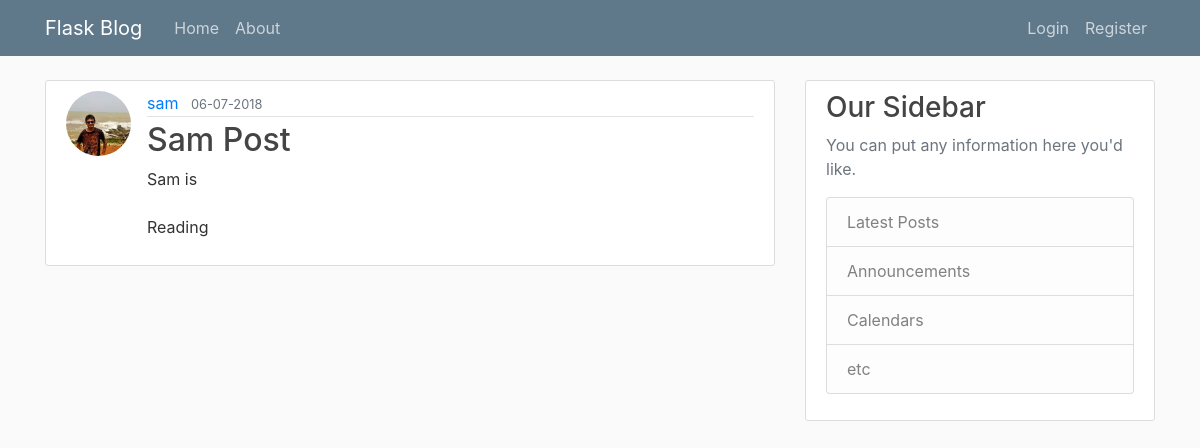
/post/1, run on an earlier commit of the app's database.
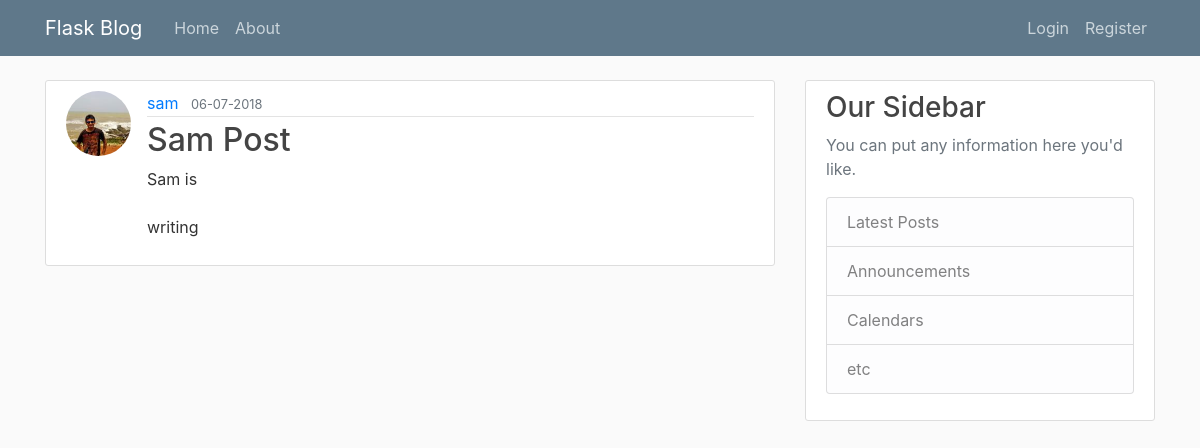
And on a later commit of the database.
### flaskblog/models.py (models this page shows, shortened)
class Post(db.Model):
	id = db.Column(db.Integer, primary_key=True)
	title = db.Column(db.String(100), nullable = False)
	date_posted = db.Column(db.DateTime, nullable = False, default = datetime.utcnow)
	content = db.Column(db.Text, nullable = False)
	user_id = db.Column(db.Integer, db.ForeignKey('user.id'), nullable = False)

### flaskblog/routes.py (the view)
@app.route("/post/<int:post_id>")
def post(post_id):
	post = Post.query.get_or_404(post_id)
	return render_template('post.html', title = post.title, post = post)

### flaskblog/templates/post.html (shortened to what this page needs)
{% extends 'layout.html' %}
{% block content %}
	<article class="media content-section">
    <img class="rounded-circle article-img" src="{{ url_for('static', filename = 'profile_pics/' + post.author.image_file )}}">
    <div class="media-body">
      <div class="article-metadata">
        <a class="mr-2" href="#">{{ post.author.username }}</a>
        <small class="text-muted">{{ post.date_posted.strftime('%d-%m-%Y') }}</small>
      </div>
      <h2><a class="article-title">{{ post.title }}</a></h2>
      <p class="article-content">{{ post.content }}</p>
    </div>
  </article>
{% endblock content %}

What changed in the data, as far as the page shows it:
changed Post "Sam Post": content "Sam is Reading" → "Sam is writing"
